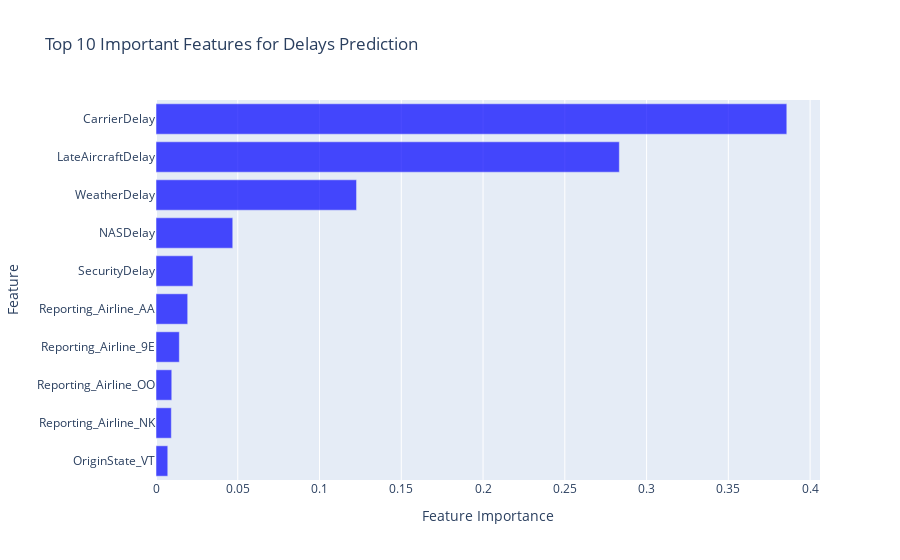

The notebook cell saved with this chart:
### Code cell
# Feature Importance for XGBoost
if hasattr(xgb_model, 'feature_importances_'):
    importances = xgb_model.feature_importances_
    indices = np.argsort(importances)[-10:]  # Top 10 features

    # Create a DataFrame for Plotly
    feature_data = pd.DataFrame({
        'Feature': [X.columns[i] for i in indices],
        'Importance': importances[indices]
    })

    # Interactive Bar Plot
    fig = px.bar(
        feature_data,
        x='Importance',
        y='Feature',
        orientation='h',
        title='Top 10 Important Features for Delays Prediction',
        labels={'Importance': 'Feature Importance'},
    )
    fig.update_traces(marker_color='blue', opacity=0.7)
    fig.show()
else:
    print("Feature importances are not available in the model.")

### Figure 1 — Plotly figure (JSON) as saved in the notebook; plotly's stock layout.template omitted (floating-point values rounded to 4 significant figures)
{"data": [{"alignmentgroup": "True", "hovertemplate": "Feature Importance=%{x}<br>Feature=%{y}<extra></extra>", "legendgroup": "", "marker": {"color": "blue", "pattern": {"shape": ""}}, "name": "", "offsetgroup": "", "opacity": 0.7, "orientation": "h", "showlegend": false, "textposition": "auto", "type": "bar", "x": [0.0072, 0.009381, 0.009638, 0.01427, 0.01938, 0.02257, 0.04694, 0.1226, 0.2833, 0.3858], "xaxis": "x", "y": ["OriginState_VT", "Reporting_Airline_NK", "Reporting_Airline_OO", "Reporting_Airline_9E", "Reporting_Airline_AA", "SecurityDelay", "NASDelay", "WeatherDelay", "LateAircraftDelay", "CarrierDelay"], "yaxis": "y"}], "layout": {"barmode": "relative", "legend": {"tracegroupgap": 0}, "title": {"text": "Top 10 Important Features for Delays Prediction"}, "xaxis": {"anchor": "y", "domain": [0, 1], "title": {"text": "Feature Importance"}}, "yaxis": {"anchor": "x", "domain": [0, 1], "title": {"text": "Feature"}}}}
